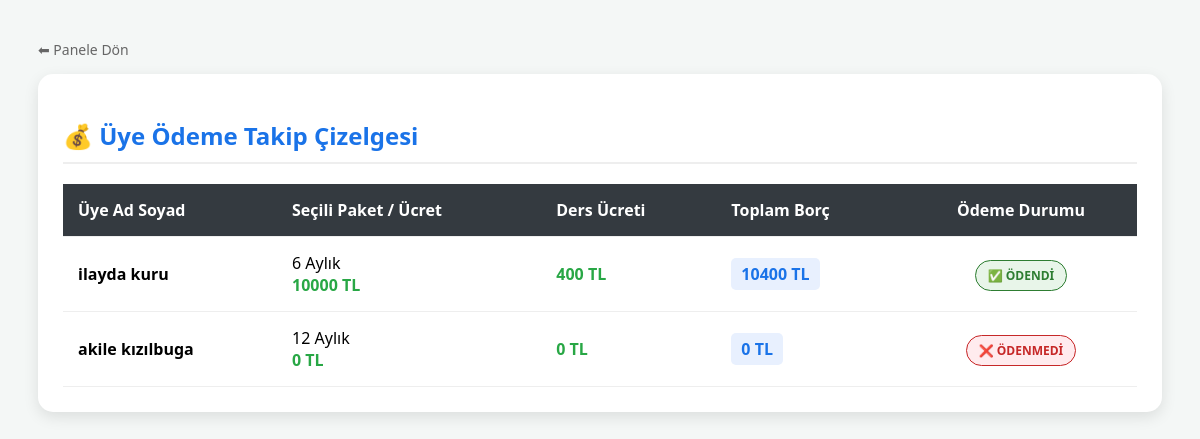
The page /yonetim-merkezi/odemeler on the database its author committed.
### tables this page shows
CREATE TABLE "Uyeler" (
	"Id"	INTEGER UNIQUE,
	"Isim"	TEXT,
	"Soyisim"	TEXT,
	"Telefon"	TEXT,
	"Secili_Paket"	INTEGER,
	"Baslangic_Tarihi"	TEXT,
	"Bitis_Tarihi"	TEXT,
	"Alinan_Ders"	TEXT,
	"Hoca_Adi"	TEXT,
	"Kiralanan_Saha"	TEXT,
	"Saha_Tarih_Saat"	TEXT,
	"Sifre"	TEXT,
	"Odeme_Durumu"	TEXT,
	PRIMARY KEY("Id" AUTOINCREMENT)
);

CREATE TABLE "paketler" (
	"Id"	INTEGER UNIQUE,
	"PaketAdi"	TEXT,
	"Fiyat"	INTEGER,
	PRIMARY KEY("Id" AUTOINCREMENT)
);

### spor_tesisi.py (the view)
@app.route('/yonetim-merkezi/odemeler')
def odemeler_paneli():
    try:
        conn = get_db_connection()
        uyeler = conn.execute('SELECT * FROM Uyeler').fetchall()
        paketler_raw = conn.execute('SELECT * FROM paketler').fetchall()
        paket_fiyatlari = {}
        for p in paketler_raw:
            p_adi = p['PaketAdi'] if 'PaketAdi' in p.keys() else p['paket_adi']
            p_fiyat = p['Fiyat'] if 'Fiyat' in p.keys() else p['fiyat']
            paket_fiyatlari[p_adi] = p_fiyat
        odeme_listesi = []
        for u in uyeler:
            p_ucreti = paket_fiyatlari.get(u['Secili_Paket'], 0)
            ders_toplam = conn.execute('''
                SELECT SUM(d.Ucret) as toplam
                FROM DersKayitlari dk
                JOIN Dersler d ON dk.Ders_Id = d.Id
                WHERE dk.Uye_Id = ?
            ''', (u['Id'],)).fetchone()['toplam'] or 0
            odeme_listesi.append({
                'Ad_Soyad': f"{u['Isim']} {u['Soyisim']}",
                'Paket': u['Secili_Paket'],
                'Paket_Ucret': p_ucreti,
                'Ders_Ucret': ders_toplam,
                'Toplam': p_ucreti + ders_toplam,
                'Durum': u['Odeme_Durumu']
            })
        conn.close()
        return render_template('odemeler.html', odemeler=odeme_listesi)
    except Exception as e:
        return f"Ödeme Paneli Hatası: {str(e)}"

### spor_tesisi.py (called while the page is built)
def get_db_connection():
    conn = sqlite3.connect('spor_salonu.db')
    conn.row_factory = sqlite3.Row
    return conn

### templates/odemeler.html (shortened to what this page needs)
<!DOCTYPE html>
<html lang="tr">
<head>
</head>
<body>
    <div class="container">
        <a href="/yonetim-merkezi" class="back-btn">⬅ Panele Dön</a>
        <div class="card">
            <h2>💰 Üye Ödeme Takip Çizelgesi</h2>
            <table>
                <thead>
                    <tr>
                        <th>Üye Ad Soyad</th>
                        <th>Seçili Paket / Ücret</th>
                        <th>Ders Ücreti</th>
                        <th>Toplam Borç</th>
                        <th style="text-align: center;">Ödeme Durumu</th>
                    </tr>
                </thead>
                <tbody>
                    {% for o in odemeler %}
                    <tr>
                        <td><strong>{{ o['Ad_Soyad'] }}</strong></td>
                        <td>{{ o['Paket'] }} <br> <span class="price-tag">{{ o['Paket_Ucret'] }} TL</span></td>
                        <td><span class="price-tag">{{ o['Ders_Ucret'] }} TL</span></td>
                        <td><span class="total-tag">{{ o['Toplam'] }} TL</span></td>
                        <td style="text-align: center;">
                            {% if o['Durum'] == 'Ödendi' %}
                                <span class="badge badge-paid">✅ Ödendi</span>
                            {% else %}
                                <span class="badge badge-unpaid">❌ Ödenmedi</span>
                            {% endif %}
                        </td>
                    </tr>
                    {% endfor %}
                </tbody>
            </table>
        </div>
    </div>
</body>
</html>

### templates/odemeler.html (style rules this page uses)
body { font-family: 'Segoe UI', sans-serif; background-color: #f4f7f6; padding: 30px; }
.container { max-width: 1200px; margin: auto; }
.card { background: white; padding: 25px; border-radius: 15px; box-shadow: 0 5px 15px rgba(0,0,0,0.1); }
h2 { color: #1a73e8; border-bottom: 2px solid #eee; padding-bottom: 10px; }
table { width: 100%; border-collapse: collapse; margin-top: 20px; }
th, td { padding: 15px; text-align: left; border-bottom: 1px solid #eee; }
th { background: #343a40; color: white; }
.price-tag { color: #28a745; font-weight: bold; }
.total-tag { background: #e8f0fe; padding: 5px 10px; border-radius: 5px; color: #1a73e8; font-weight: 800; }
.back-btn { text-decoration: none; color: #666; font-size: 14px; display: inline-block; margin-bottom: 15px; }
.badge { padding: 6px 12px; border-radius: 20px; font-size: 12px; font-weight: bold; text-transform: uppercase; }
.badge-paid { background-color: #e8f5e9; color: #2e7d32; border: 1px solid #2e7d32; }
.badge-unpaid { background-color: #ffebee; color: #c62828; border: 1px solid #c62828; }

### rows shown on the page
Uyeler: Paket "6 Aylık"
paketler: Paket_Ucret "10000"
Uyeler: Ad_Soyad "akile kızılbuga", Paket "12 Aylık", Paket_Ucret "0", Ders_Ucret "0", Toplam "0", shows "❌ ÖDENMEDI"

### other values the page prints
{{ o['Ad_Soyad'] }} "ilayda kuru"
{{ o['Ders_Ucret'] }} "400"
{{ o['Toplam'] }} "10400"
